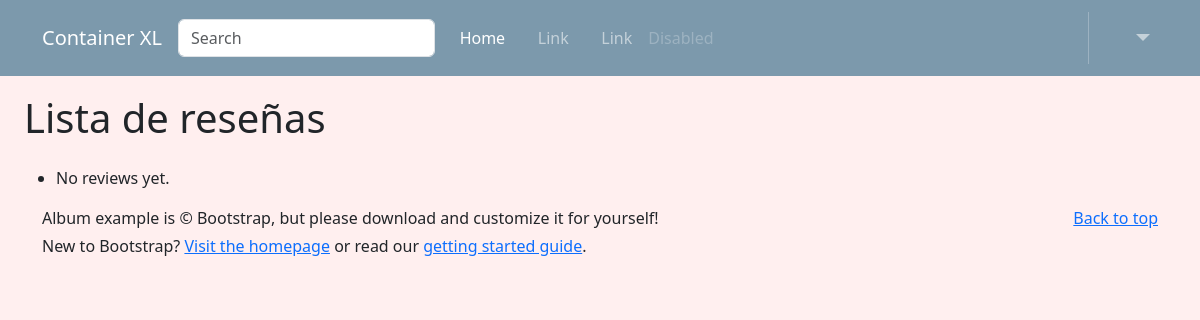
The page /reviews/ on the database as committed earlier.
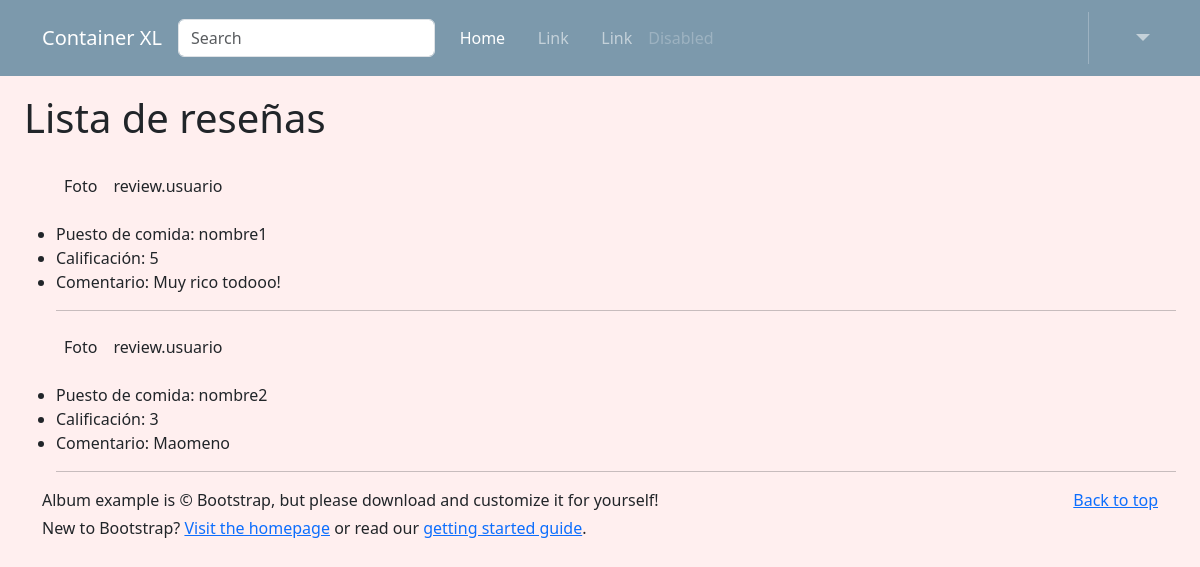
The same page on the database as committed later.
### reviews/models.py (models this page shows, shortened)
class Evaluacion(models.Model):
    usuario = models.ForeignKey(User, on_delete=models.CASCADE)
    local_comida = models.ForeignKey(Puesto_de_comida, related_name='evaluaciones', on_delete=models.CASCADE)
    comentario = models.TextField()
    calificacion = models.IntegerField()

class Puesto_de_comida(models.Model):
    nombre = models.CharField(max_length=200)
    dueño = models.CharField(max_length=200)
    FotoLocal = models.ImageField(upload_to='Fotos_locales/', null=True, blank=True)
    def __str__(self):
        return self.nombre

### reviews/views.py (the view)
# urls.py: path('reviews/', lista_de_reviews),
def lista_de_reviews(request):
    reviews = Evaluacion.objects.all()  # quering all todos with the object manager
    if request.method == "GET":
        return render(request, "lista_de_reviews.html", {"reviews_list": reviews})

### templates/lista_de_reviews.html
{% extends 'base.html' %}
{% load static %}
{% block content %}
<div class="mx-4">
  <h1 class="my-4">Lista de reseñas</h1>
  <ul>
    {% for review in reviews_list %}
      <div>
        <div class="d-flex flex-row mb-3">
          <div class="p-2">Foto</div>
          <div class="p-2">review.usuario</div>
        </div>
        <li>Puesto de comida: {{ review.local_comida }}</li>
        <li>Calificación: {{ review.calificacion }}</li>
        <li>Comentario: {{ review.comentario }}</li>
      </div>
      <hr/>
      {% empty %}
      <li>No reviews yet.</li>
    {% endfor %}
  </ul>
</div>
{% endblock %}

### templates/base.html (shortened to what this page needs)
{% load static %}
<!doctype html>
<html lang="en">
<head>
  <link rel="stylesheet" href="{% static 'owlcarousel/owl.carousel.min.css' %}">
  <link rel="stylesheet" href="{% static 'owlcarousel/owl.theme.default.min.css' %}">
  <link rel="stylesheet" href="{% static 'bootstrap-5.3.0-alpha3/css/bootstrap.min.css' %}">
  <link rel="stylesheet" href="{% static 'bootstrap-icons-1.10.5/font/bootstrap-icons.css' %}">
  <link rel="stylesheet" href="{% static 'css/style.css' %}">
</head>
<body>
  <header>
    <nav class="navbar fixed-top navbar-expand-lg navbar-dark " aria-label="Ninth navbar example">
      <div class="container-xl">
        <a class="navbar-brand" href="#">Container XL</a>
        <form role="search">
          <input class="form-control" type="search" placeholder="Search" aria-label="Search">
        </form>
        <div class="navbar-collapse" id="nav-pc" hidden>
          <ul class="navbar-nav me-auto mb-2 mb-lg-0">
            <li class="nav-item">
              <a class="nav-link active" aria-current="page" href="#">
                <i class="bi bi-house"></i>
                Home
              </a>
            </li>
            <li class="nav-item">
              <a class="nav-link" href="#">
                <i class="bi bi-geo-alt"></i>
                Link
              </a>
            </li>
            <li class="nav-item">
              <a class="nav-link" href="#">
                <i class="bi bi-geo-alt"></i>
                Link
              </a>
            </li>
            <li class="nav-item">
              <a class="nav-link disabled">Disabled</a>
            </li>
          </ul>
          <ul class="navbar-nav flex-row flex-wrap ms-md-auto">
            <li class="nav-item py-2 py-lg-1 col-4 col-lg-auto">
              <a href="#" class="nav-link text-center fs-4">
                <i class="bi bi-bell"></i>
              </a>
            </li>
            <li class="nav-item py-2 py-lg-1 col-4 col-lg-auto">
            </li>
            <li class="nav-item dropdown  py-2 py-lg-1 col-4 col-lg-auto">
              <a class="nav-link dropdown-toggle fs-4" href="#" data-bs-toggle="dropdown" aria-expanded="false">
                <i class="bi bi-person-circle"></i>
              </a>
            </li>
          </ul>
        </div>
      </div>
    </nav>
  </header>
  {% block content%}
  {% endblock %}
  <footer>
    <div class="container">
      <p class="float-end mb-1">
        <a href="#">Back to top</a>
      </p>
      <p class="mb-1">Album example is © Bootstrap, but please download and customize it for yourself!</p>
      <p class="mb-0">New to Bootstrap? <a href="/">Visit the homepage</a> or read our <a
          href="/docs/5.3/getting-started/introduction/">getting started guide</a>.</p>
    </div>
  </footer>
</body>
</html>

### static/css/style.css (style rules this page uses)
nav.navbar { background-color: #7C99AC; }
body { background-color: #FFEFEF; padding-top: 70px; padding-bottom: 90px; }

Rows that differ between the two databases and show on the page:
added Evaluacion: local_comida "nombre1", calificacion "5", comentario "Muy rico todooo!"
added Evaluacion: local_comida "nombre2", calificacion "3", comentario "Maomeno"
Other text that changed with them:
text no longer shown: "No reviews yet."
